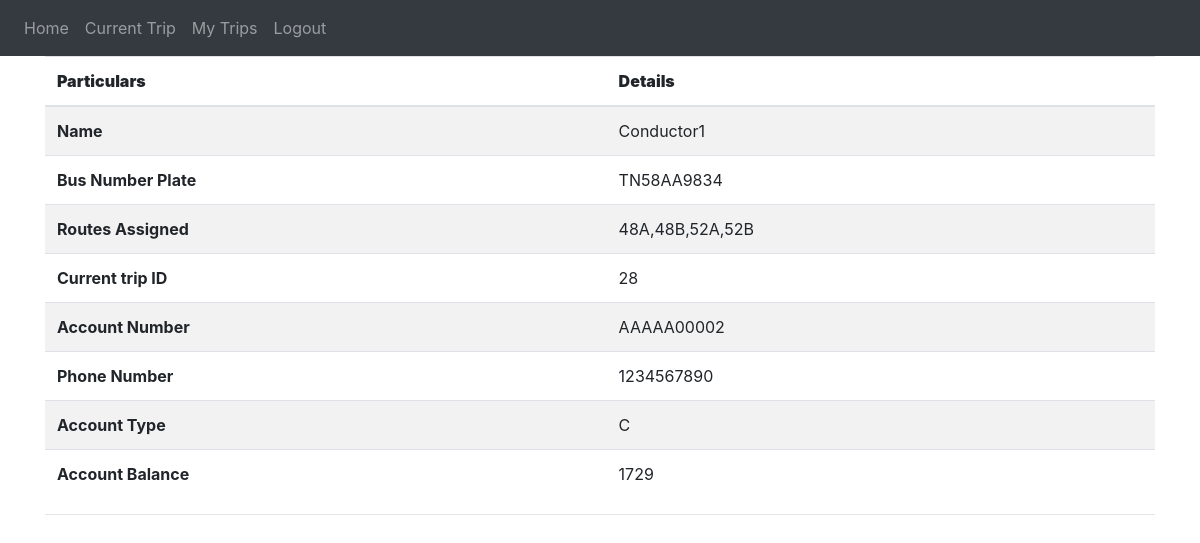
The page /conductor-home (signed in) on the database as committed earlier.
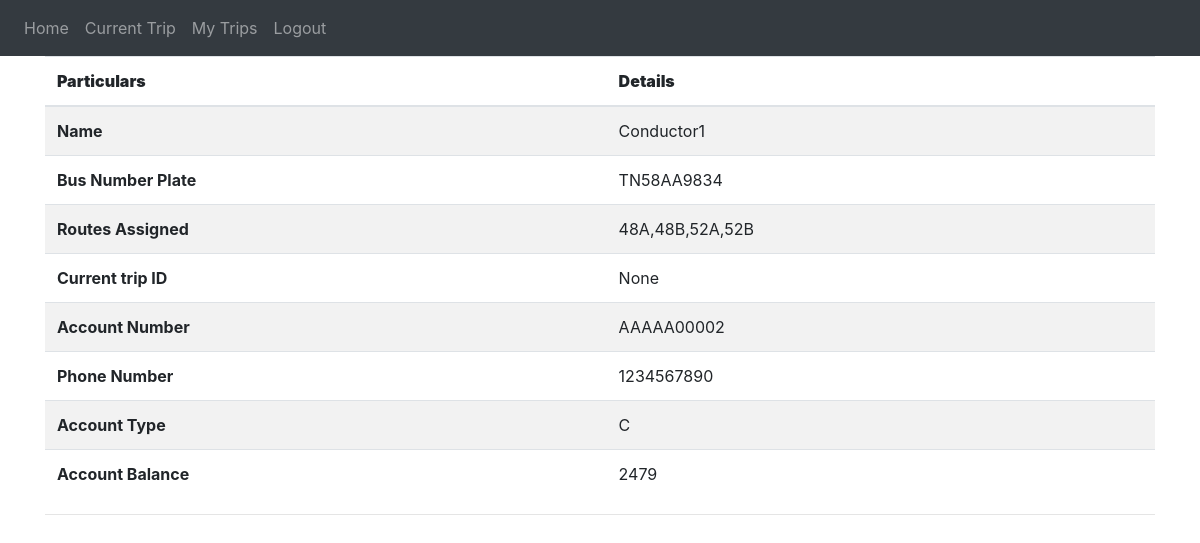
The same page on the database as committed later.
### website/models.py (models this page shows)
class Conductor_details(db.Model, UserMixin):
    conductor_id = db.Column(db.Integer , primary_key = True)
    bus_no = db.Column(db.String(10))
    current_trip_id = db.Column(db.Integer)
    routes_assigned = db.Column(db.String(100))

class User(db.Model, UserMixin):
    id = db.Column(db.Integer, primary_key=True)
    email = db.Column(db.String(150), unique=True)
    password = db.Column(db.String(150))
    name = db.Column(db.String(150))
    phone_number = db.Column(db.String(15))
    type = db.Column(db.String(1))
    account_number = db.Column(db.String(10))
    balance = db.Column(db.Integer)
    scratch_cards = db.relationship('Scratch_card')
    helpdesk_recharges = db.relationship('Helpdesk_recharge')
    trips = db.relationship('Trip')

### website/views.py (the view)
@views.route('/conductor-home', methods=['GET', 'POST'])
@login_required
def conductor_home():
    conductor_details = Conductor_details.query.filter_by(conductor_id = current_user.id).first()
    return render_template("conductor_home.html" , user = current_user,cd = conductor_details)

### website/__init__.py (called while the page is built)
def create_app():
    app = Flask(__name__)
    app.config['SECRET_KEY'] = '#itsactuallyapassword'
    app.config['SQLALCHEMY_DATABASE_URI'] = f'sqlite:///{DB_NAME}'
    db.init_app(app)
    from .views import views
    from .auth import auth
    app.register_blueprint(views, url_prefix='/')
    app.register_blueprint(auth, url_prefix='/')
    from .models import User, Conductor_details
    create_database(app)
    login_manager = LoginManager()
    login_manager.login_view = 'auth.login'
    login_manager.init_app(app)
    @login_manager.user_loader
    def load_user(id):
        return User.query.get(int(id))
    return app

### website/templates/conductor_home.html (shortened to what this page needs)
{% extends "base.html" %}
{% block content %}
<div>
<table class="table table-striped">
  <thead>
    <tr>
      <th scope="col" ><b>Particulars</b></th>
      <th scope="col"><b>Details</b></th>
    </tr>
  </thead>
  <tbody>
    <tr>
      <th scope="row">Name</th>
      <td>{{user.name}}</td>
    </tr>
    <tr>
      <th scope="row">Bus Number Plate</th>
      <td>{{cd.bus_no}}</td>
    </tr>
    <tr>
      <th scope="row">Routes Assigned</th>
      <td>{{cd.routes_assigned}}</td>
    </tr>
    <tr>
      <th scope="row">Current trip ID</th>
      <td>{{cd.current_trip_id}}</td>
    </tr>
    <tr>
      <th scope="row">Account Number</th>
      <td>{{user.account_number}}</td>
    </tr>
    <tr>
      <th scope="row">Phone Number</th>
      <td>{{user.phone_number}}</td>
    </tr>
    <tr>
      <th scope="row">Account Type</th>
      <td>{{user.type}}</td>
    </tr>
    <tr>
      <th scope="row">Account Balance</th>
      <td>{{user.balance}}</td>
    </tr>
  </tbody>
</table>
</div>
<hr><br>
{% endblock %}

Rows that differ between the two databases and show on the page:
changed User "Conductor1": balance "1729" → "2479"
changed Conductor_details "TN58AA9834": current_trip_id "28" → "None"
